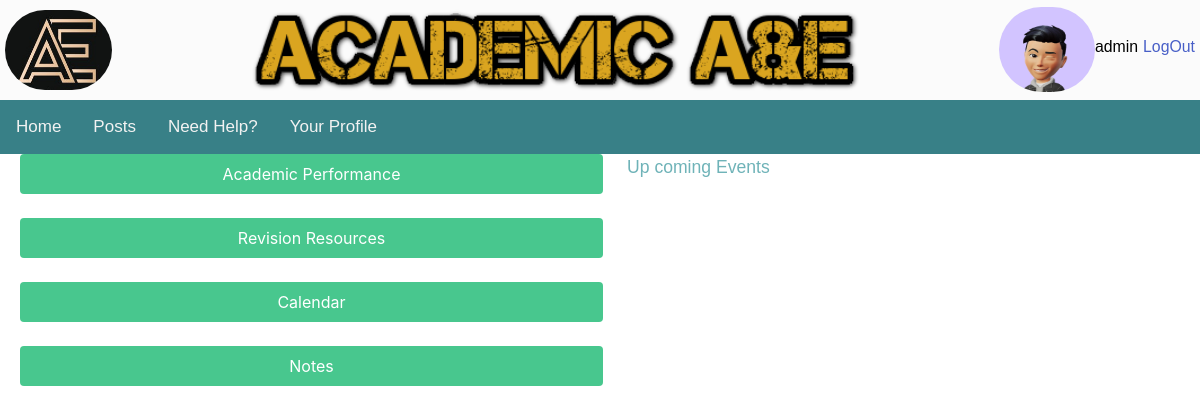
Page / (signed in) on the earlier database version.
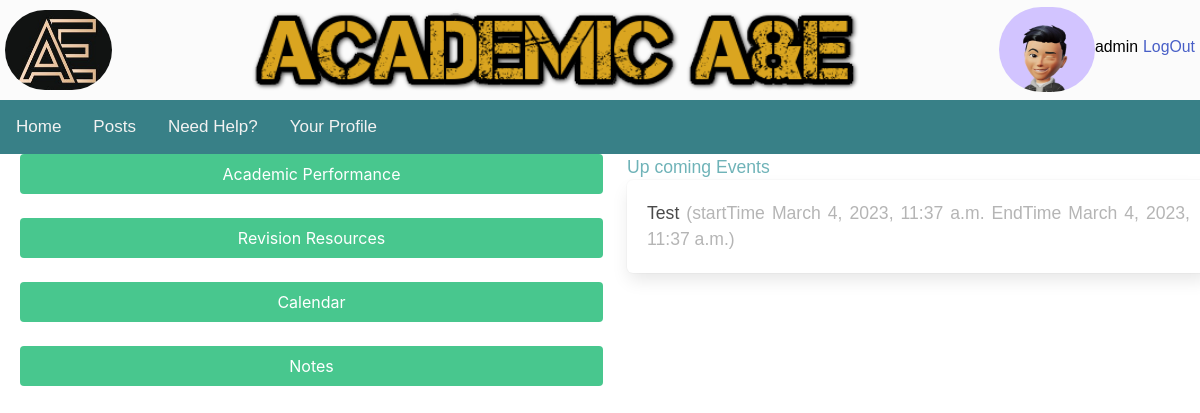
Same page on the later database version.
### cal/models.py (models this page shows, shortened)
class Event(models.Model):
    title = models.CharField(max_length=100)
    priority=models.CharField(max_length=20, choices=EVENT_PRIORITY)
    description = models.TextField()
    start_time = models.DateTimeField()
    end_time = models.DateTimeField()
    username = models.ForeignKey(User, blank=True, null=True, on_delete=models.CASCADE)

### nea_site/views.py (the view)
# urls.py: path('', views.homepage, name='homepage'),
@login_required(login_url=reverse_lazy('login'))
def homepage(request):
    today_date=datetime.now()
    user_id=request.user.id
    current_month_events = Event.objects.filter(start_time__year=today_date.year, start_time__month=today_date.month , username_id=user_id)
    todays_event_day = current_month_events.filter(Q(start_time__day=today_date.day)|Q(end_time__day=today_date.day))
    return render(request, 'home.html',{'events':current_month_events})

### nea_site/templates/home.html (shortened to what this page needs)
{% extends "base.html" %}
{% block content %}
<div class="columns">
    <div class="column is-half">
        <div class="block">
            <a href="/academic/">
                <button class="button is-success is-fullwidth">
                    Academic Performance
                </button>
            </a>
        </div>
        <div class="block">
            <a href="/revision_resources/">
                <button class="button is-success is-fullwidth">
                    Revision Resources
                </button>
            </a>
        </div>
        <div class="block">
            <a href="/calendar/">
                <button class="button is-success is-fullwidth">
                    Calendar
                </button>
            </a>
        </div>
        <div class="block">
            <a href="/notes/">
                <button class="button is-success is-fullwidth">
                    Notes
                </button>
            </a>
        </div>
    </div>
    <div class="column is-half">
        <section>
            <h1>Up coming Events</h1>
        </section>
        {% for event in events %}
                <div class="box">
                    {{ event.title }}
                    <span class="is-small has-text-grey-light">
                        (startTime {{ event.end_time }} EndTime {{ event.start_time }})
                    </span>
                </div>
        {% endfor %}
    </div>
</div>
{% endblock content %}

Differences in the rows shown:
added Event: title "Test", end_time "March 4, 2023, 11:37 a.m.", start_time "March 4, 2023, 11:37 a.m."
